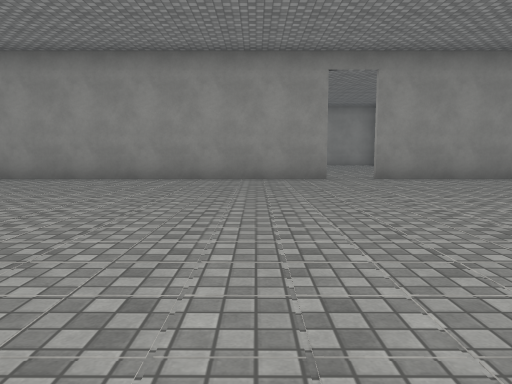
View 1 (above)

20 first-person views from a walk through a Unity game level. The camera is 1.2 m above the floor, tilts 6° down and sees 70° across. Doors are open. The floor is counted in squares, 2 m on a side. Each view is taken from the middle of a square. On the plan, view 1 faces up. The plan holds only what a view shows up to about 10 squares ahead; the rest is blank. The place goes on beyond the plan. The player character is not drawn. Some surface patterns are stand-ins.

View 2
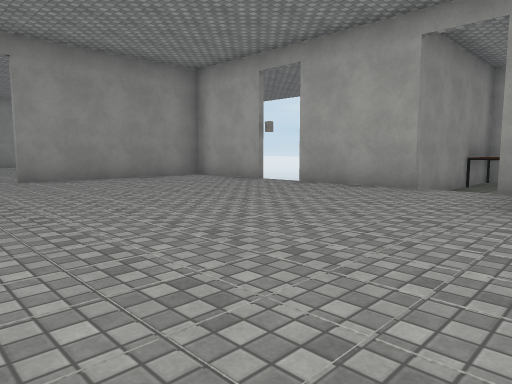

View 3
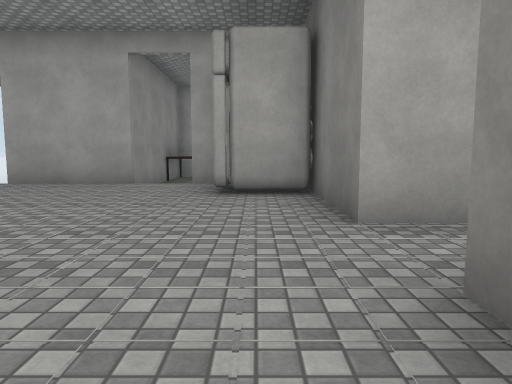

View 4
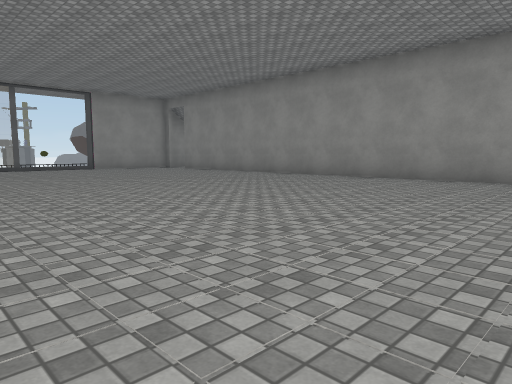

View 5
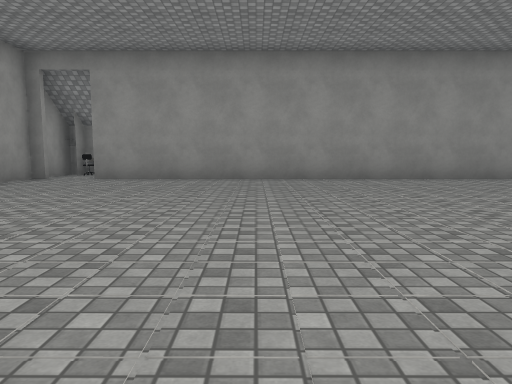

View 6
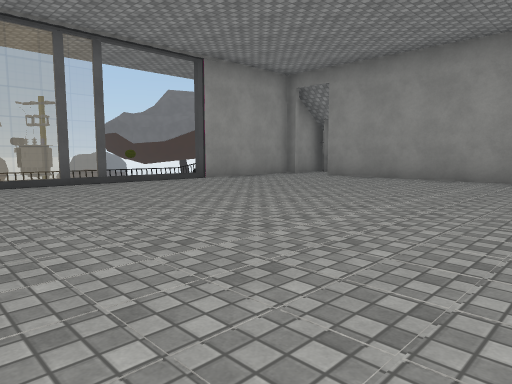

View 7
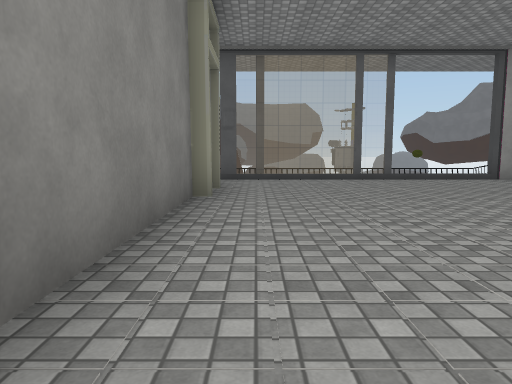

View 8
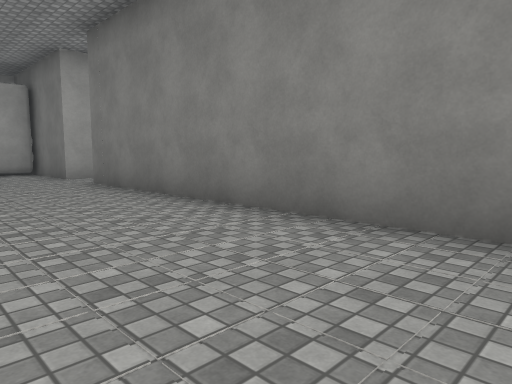

View 9
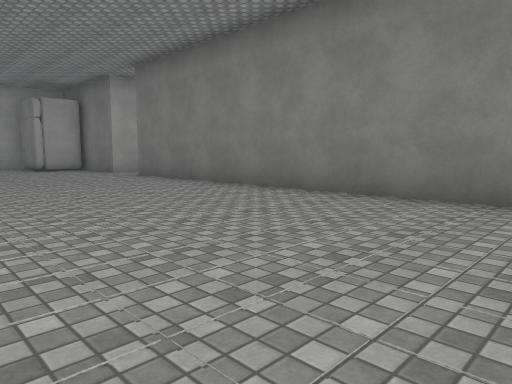

View 10
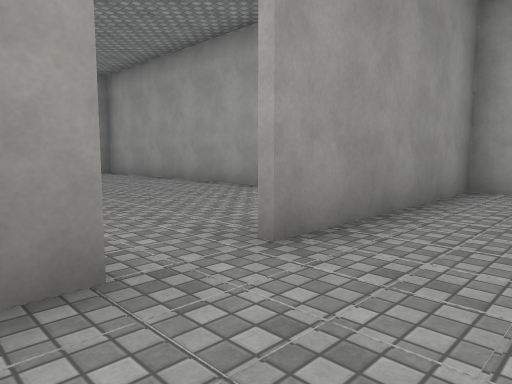

View 11
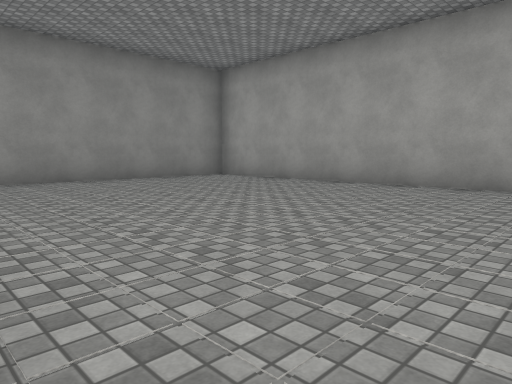

View 12
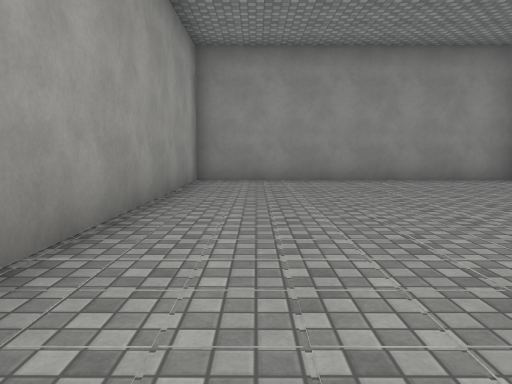

View 13
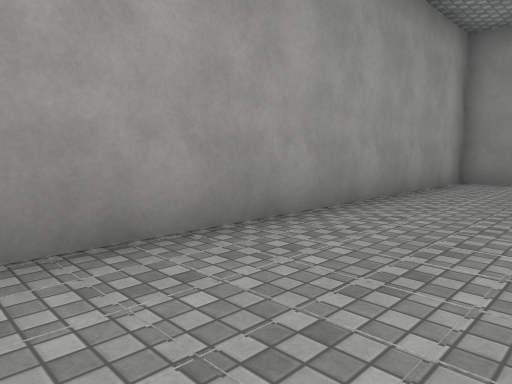

View 14
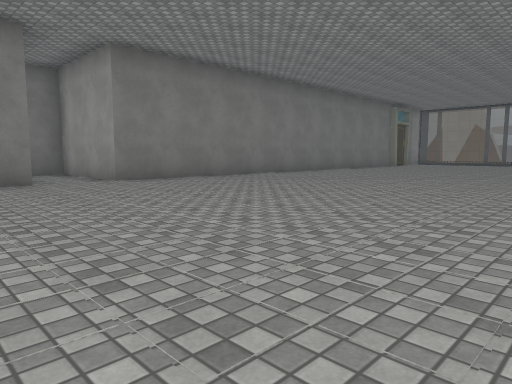

View 15
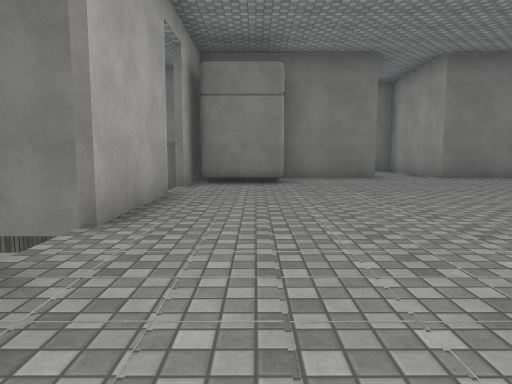

View 16
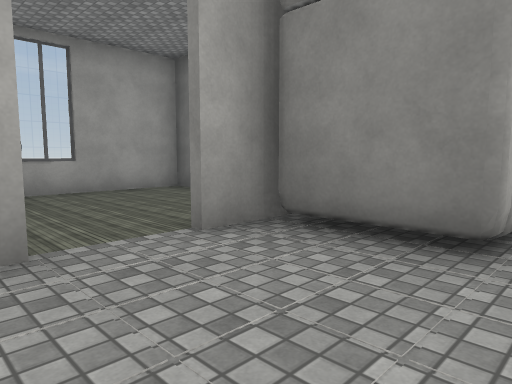

View 17
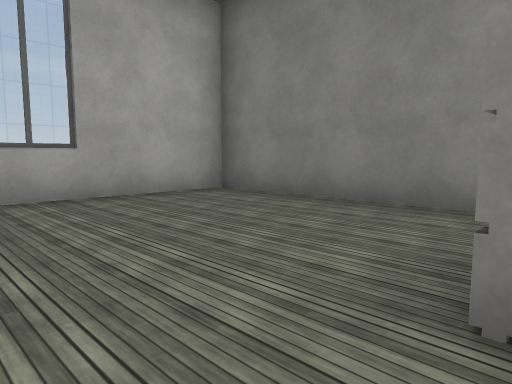

View 18
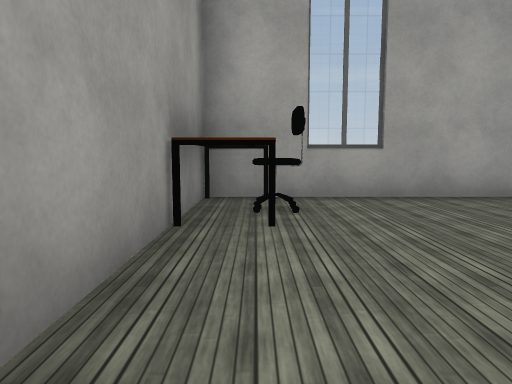

View 19
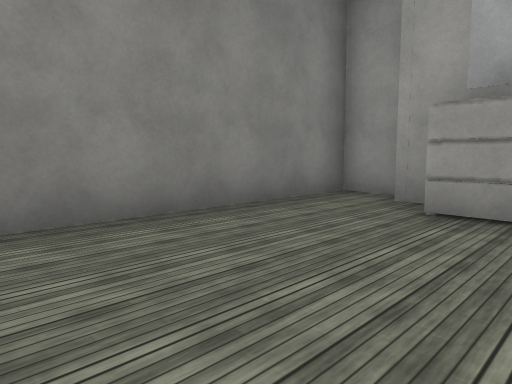

View 20
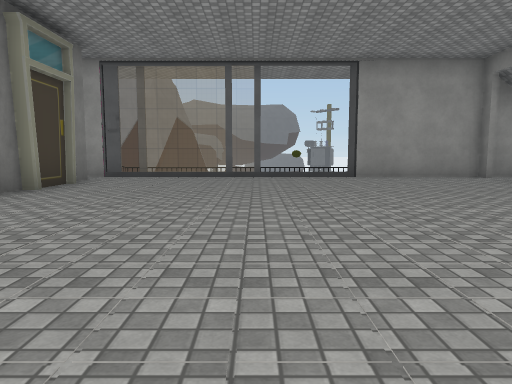

### Floor plan
Key: @ floor where view 1 was taken; # wall or solid block; x gap in a wall; . main floor; - floor 0.5 m lower than the main floor; D open door; = window, fence, low wall or low ledge; T table; C closet; H chair; O other object.
Columns run from 16 left of view 1 to 13 right of it. Each row starts with its distance up from view 1.
 19                #######
 18               #.......#
 17               #.......#
 16               #.......#
 15               #.......#
 14               #.......#
 13               #.......#
 12               #.......#
 11               #.......#
 10  ##           #...... #
  9 #DD###############DD####
  8 #.......................#
  7 #.......................#
  6 #......................DD
  5  ......................D
  4 O.......................#
  3 x.......................######
  2 =......................D---TH#
  1 =......................#-----#
  0 =...............@.....OOC----#
 -1  .################.#####-----#
 -2  ##              #.#  #------#
 -3                  #.#   ######
 -4                  #.#

Where each view was taken, in squares from view 1:
view 1: 0 up, 0 right, facing up
view 2: 0 up, 1 right, facing up-right
view 3: 0 up, 0 right, facing right
view 4: 0 up, 1 left, facing up-left
view 5: 0 up, 10 left, facing up
view 6: 0 up, 8 left, facing up-left
view 7: 0 up, 7 left, facing left
view 8: 2 up, 6 left, facing down-right
view 9: 4 up, 8 left, facing down-right
view 10: 7 up, 1 right, facing up-right
view 11: 10 up, 1 left, facing up-right
view 12: 10 up, 0 right, facing up
view 13: 10 up, 1 right, facing up-left
view 14: 7 up, 5 right, facing down-left
view 15: 8 up, 6 right, facing down
view 16: 3 up, 5 right, facing down-right
view 17: 2 up, 8 right, facing down-right
view 18: 2 up, 8 right, facing right
view 19: 1 up, 12 right, facing down-left
view 20: 3 up, 6 left, facing left
